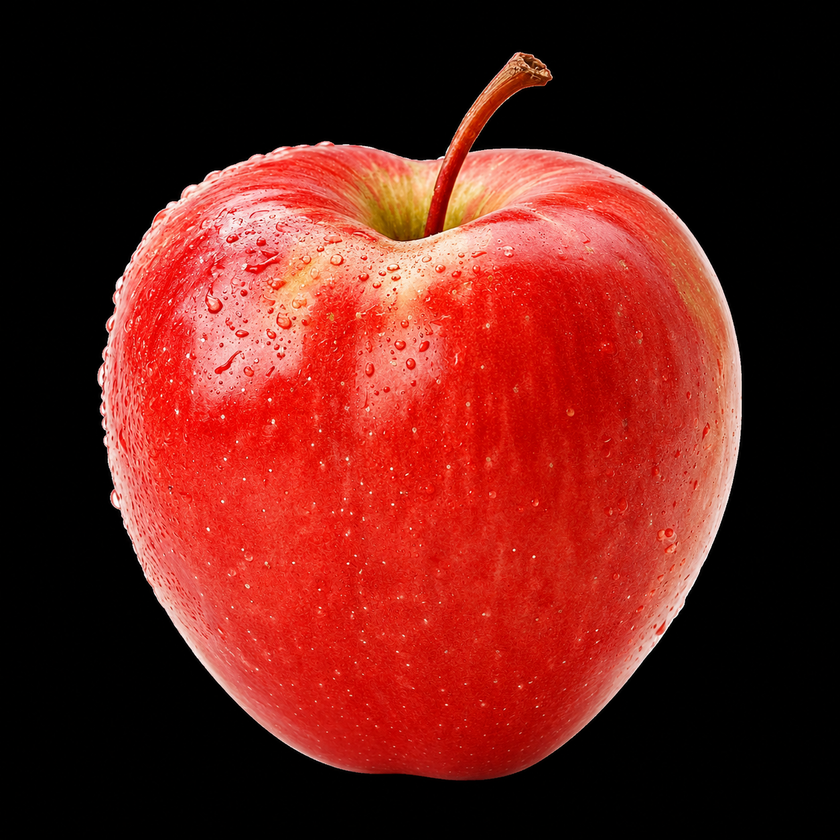
#> input picture 03_tkinter/images/apple.png, 840 x 840 px, shrunk from 1254 x 1254 before the run
$ python '28_사과찾기2.py'
#> lines starting #> are read from the running program, lines starting #| are printed output that depends on the picture; after the words box and inside, x2 and y2 are one past the last pixel; in counts of white or black regions, pixels touching at a corner belong together
"""
사과 이미지(apple.png)에서 사과를 찾아 봅시다.

기본 컨셉은 붉은 계열의 픽셀을 찾는 것
필요하다면 블러를 사용하는 것 (가우시안 블러)
"""

import numpy as np
import cv2

image = cv2.imread("../03_tkinter/images/apple.png")
#> image is the input picture: shape (840, 840, 3); mean B, G, R 25.1, 31.3, 103.7
if image is None:
    print("이미지가 존재하지 않습니다")
    exit(1)

# grayscale
gray = cv2.cvtColor(image, cv2.COLOR_BGR2GRAY)
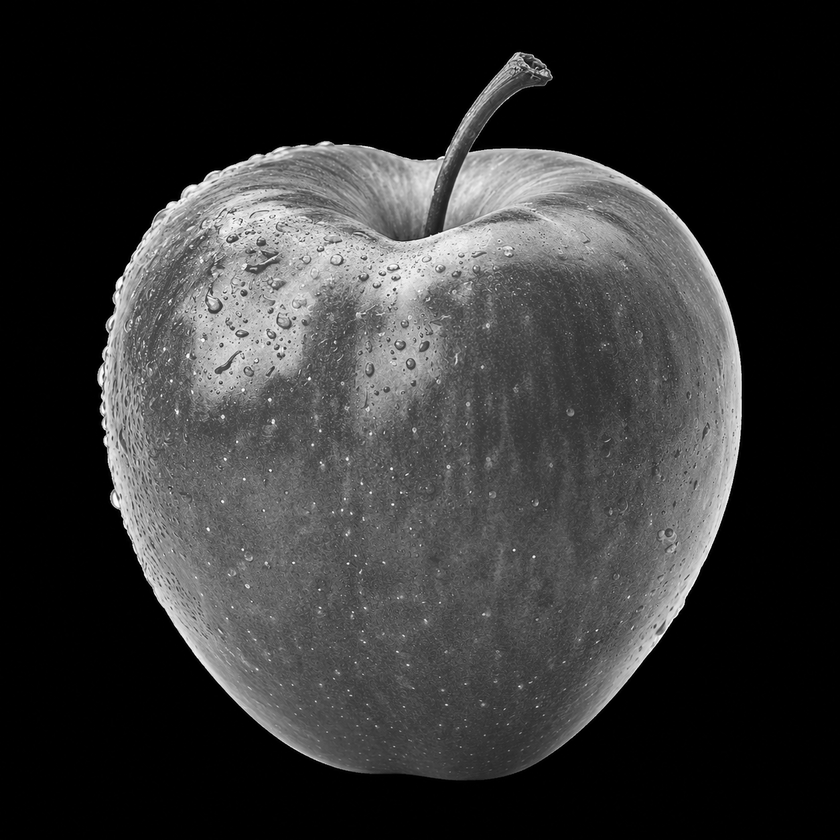
#> gray: shape (840, 840); min 0, max 255, mean 52.3

# blur
blur = cv2.GaussianBlur(gray, (5, 5), 0)

# binarize
ret, binary = cv2.threshold(gray, 70, 255,
                            cv2.THRESH_BINARY)  # thresh보다 큰 걸 흰색(255)으로 만들고 나머지는 버림
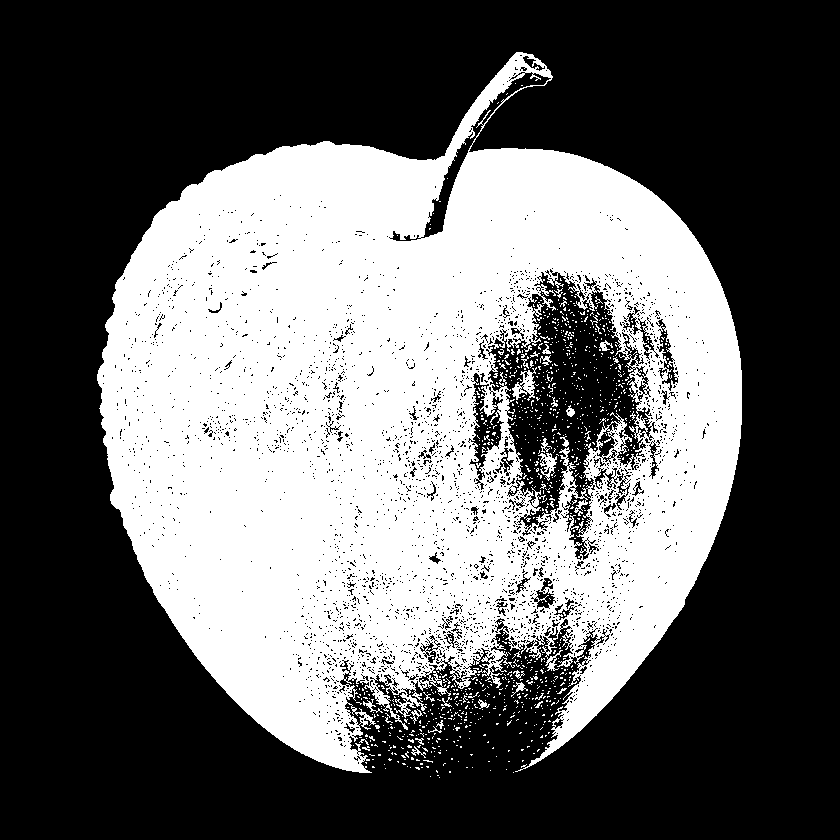
#> binary: shape (840, 840); 39.3% white; 1042 white regions (1008 under 20 px), largest, box (x1, y1, x2, y2) and area: (97, 52, 742, 773) 272173, (512, 367, 537, 401) 347, (538, 453, 557, 481) 238


# 이미지 표시
cv2.imshow("image", image)
cv2.imshow("gray", gray)
cv2.imshow("binary", binary)
cv2.waitKey(0)
cv2.destroyAllWindows()
